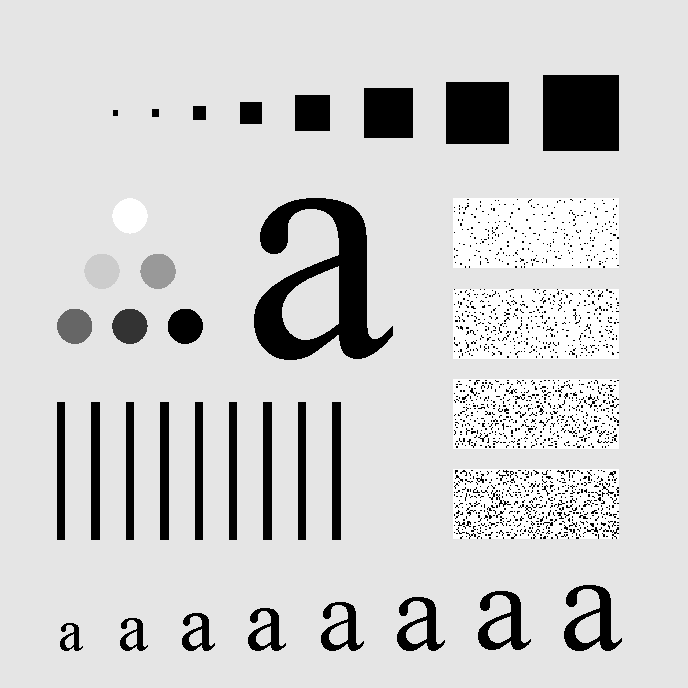
#> input picture resources/character_patterns.tif, 688 x 688 px
$ jupyter execute ex1.ipynb
#> lines starting #> are read from the running program, lines starting #| are printed output that depends on the picture
# Ejercicio 01
En este notebook, se buscará aplicar filtros promediadores o pasabajos de diferentes tamaños a una imagen, y analizar qué efecto tiene sobre una imagen este tipo de filtrado.

## Cargando la imagen y visualizándola

[cell 1]
import matplotlib.pyplot as plt

[cell 2]
import cv2

[cell 3]
# Read the image from the file system
image = cv2.imread('../resources/character_patterns.tif', cv2.IMREAD_GRAYSCALE)
#> image is the input picture: shape (688, 688); min 0, max 255, mean 207.3

[cell 4]
# Plot the image
plt.imshow(image, cmap='gray')
plt.show()

# Filtrado de la imagen

[cell 5]
import numpy as np

[cell 6]
# Declare the sizes of kernel to be used when filtering
kernel_sizes = [3, 5, 9, 15, 25, 35, 45, 55]

[cell 7]
# Apply each kernel and store the filtered image
filtered_images = np.zeros((len(kernel_sizes), image.shape[0], image.shape[1]))
for i, kernel_size in enumerate(kernel_sizes):

    # Create the kernel with the appropriate size and normalize it
    kernel = np.ones((kernel_size, kernel_size), dtype=np.float32)
    kernel /= kernel.sum()

    # Apply the filter
    filtered_images[i,:,:] = cv2.filter2D(src=image, ddepth=-1, kernel=kernel)
#> kernel: shape (55, 55) float32; every value is 0.000331

[cell 8]
# Plot the images
fig, ax = plt.subplots(2, len(filtered_images) // 2, figsize=(20, 10))
for i, filtered_image in enumerate(filtered_images):

    # Plot individual image
    ax.flatten()[i].set_title(f'Kernel {kernel_sizes[i]}x{kernel_sizes[i]}', fontsize=15)
    ax.flatten()[i].imshow(filtered_image, cmap='gray')
#> this loop made 8 passes

# Show the plot
plt.show()
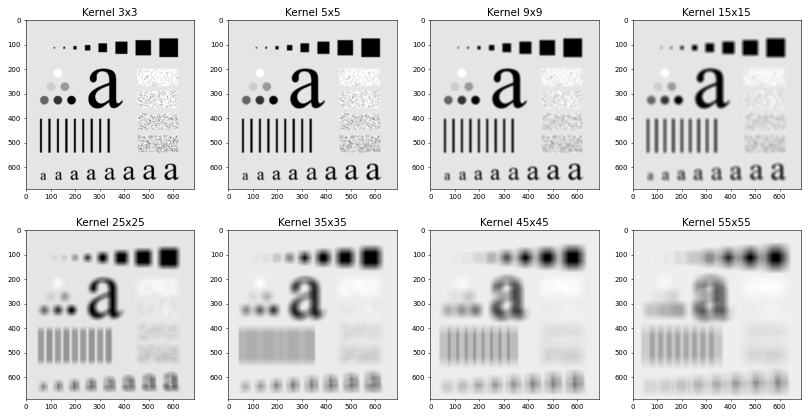
#> figure drawn by matplotlib, 8 panels
